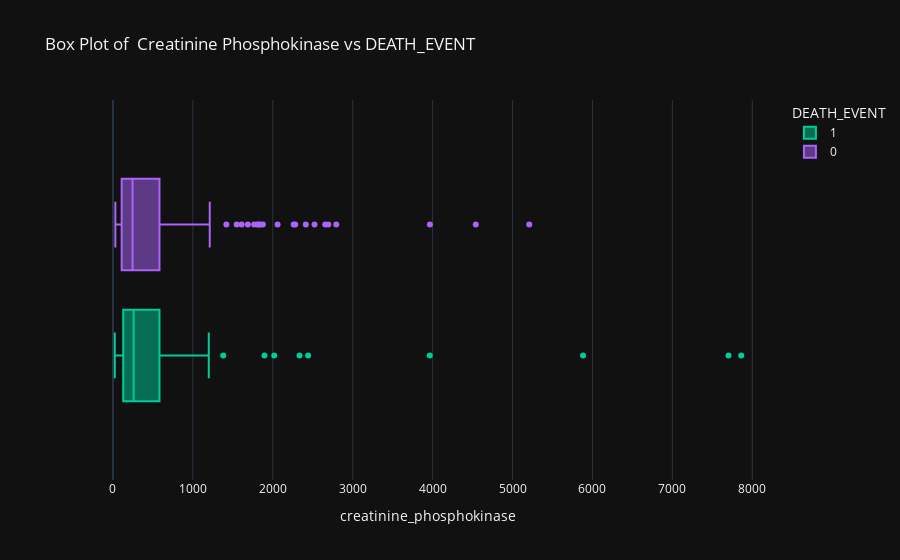

The notebook cell this image was saved under:
### Code cell
fig = px.box(df, x="creatinine_phosphokinase", color="DEATH_EVENT", hover_data=df.columns,
                   title ="Box Plot of  Creatinine Phosphokinase vs DEATH_EVENT", 
                   template="plotly_dark",
                   color_discrete_map={"0": "RebeccaPurple", "1": "MediumPurple"},
                  )
fig.show()

### Figure 1 — Plotly figure (JSON) as saved in the notebook; plotly's stock layout.template omitted (floating-point values rounded to 4 significant figures; data arrays with more than 128 entries replaced by an {"elided": "..."} marker saying what was removed)
{"data": [{"alignmentgroup": "True", "customdata": {"elided": "96x12 float values"}, "hovertemplate": "DEATH_EVENT=%{customdata[11]}<br>creatinine_phosphokinase=%{x}<br>age=%{customdata[0]}<br>anaemia=%{customdata[1]}<br>diabetes=%{customdata[2]}<br>ejection_fraction=%{customdata[3]}<br>high_blood_pressure=%{customdata[4]}<br>platelets=%{customdata[5]}<br>serum_creatinine=%{customdata[6]}<br>serum_sodium=%{customdata[7]}<br>sex=%{customdata[8]}<br>smoking=%{customdata[9]}<br>time=%{customdata[10]}<extra></extra>", "legendgroup": "1", "marker": {"color": "#00cc96"}, "name": "1", "notched": false, "offsetgroup": "1", "orientation": "h", "showlegend": true, "type": "box", "x": [582, 7861, 146, 111, 160, 47, 246, 315, 157, 123, 81, 231, 981, 168, 379, 149, 582, 125, 582, 128, 220, 582, 148, 112, 122, 60, 70, 582, 23, 249, 94, 582, 60, 855, 235, 582, 124, 571, 588, 582, 1380, 582, 553, 129, 577, 91, 3964, 69, 260, 371, 789, 364, 7702, 318, 582, 68, 250, 110, 161, 113, 5882, 582, 47, 76, 280, 154, 328, 129, 143, 582, 582, 168, 805, 943, 582, 233, 2334, 2442, 776, 66, 176, 395, 99, 145, 104, 582, 1896, 582, 418, 131, 427, 582, 166, 2017, 258, 1199], "x0": " ", "xaxis": "x", "y0": " ", "yaxis": "y"}, {"alignmentgroup": "True", "customdata": {"elided": "203x12 float values"}, "hovertemplate": "DEATH_EVENT=%{customdata[11]}<br>creatinine_phosphokinase=%{x}<br>age=%{customdata[0]}<br>anaemia=%{customdata[1]}<br>diabetes=%{customdata[2]}<br>ejection_fraction=%{customdata[3]}<br>high_blood_pressure=%{customdata[4]}<br>platelets=%{customdata[5]}<br>serum_creatinine=%{customdata[6]}<br>serum_sodium=%{customdata[7]}<br>sex=%{customdata[8]}<br>smoking=%{customdata[9]}<br>time=%{customdata[10]}<extra></extra>", "legendgroup": "0", "marker": {"color": "#ab63fa"}, "name": "0", "notched": false, "offsetgroup": "0", "orientation": "h", "showlegend": true, "type": "box", "x": {"elided": "203 int values"}, "x0": " ", "xaxis": "x", "y0": " ", "yaxis": "y"}], "layout": {"boxmode": "group", "legend": {"title": {"text": "DEATH_EVENT"}, "tracegroupgap": 0}, "title": {"text": "Box Plot of  Creatinine Phosphokinase vs DEATH_EVENT"}, "xaxis": {"anchor": "y", "domain": [0, 1], "title": {"text": "creatinine_phosphokinase"}}, "yaxis": {"anchor": "x", "domain": [0, 1]}}}
